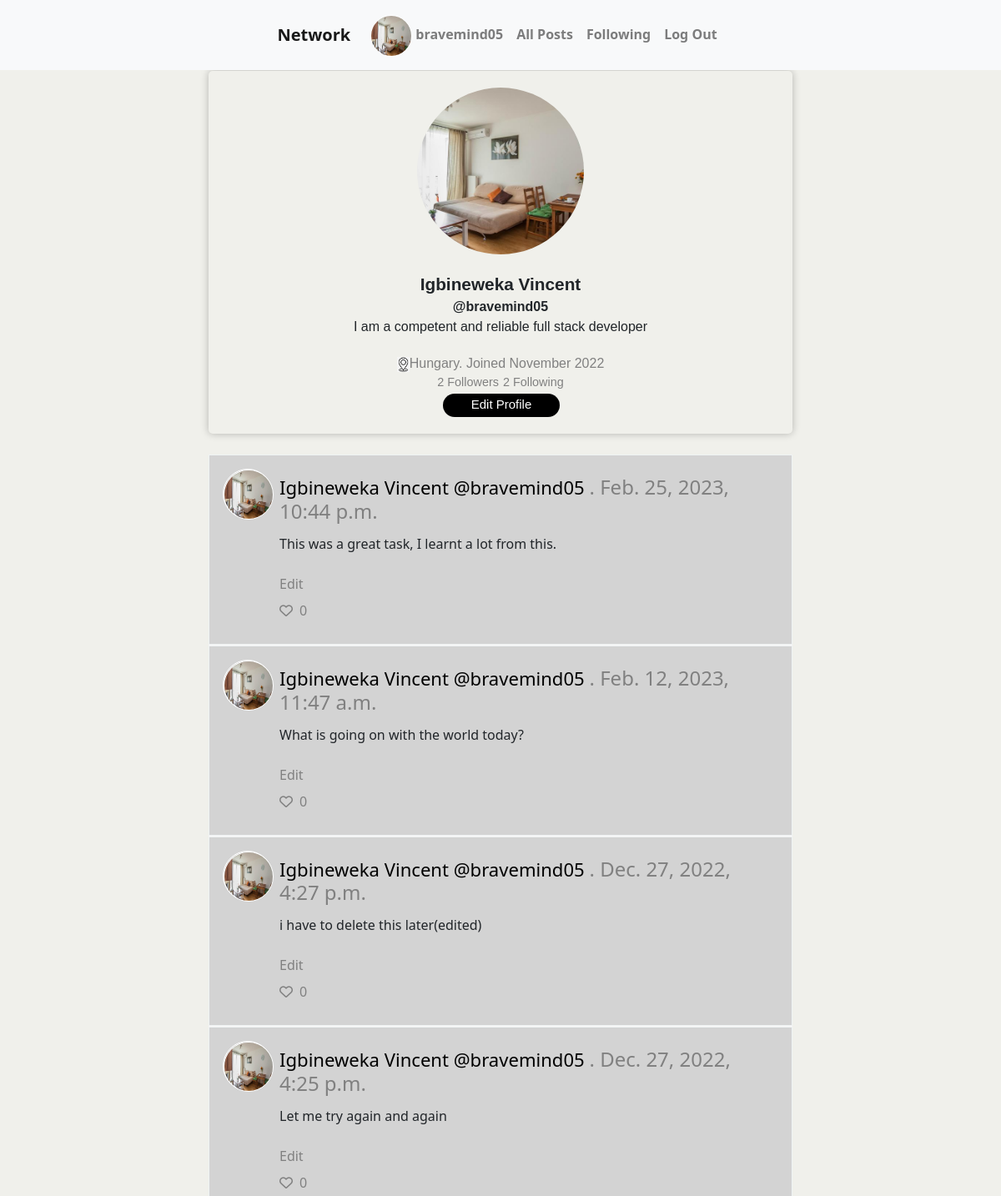
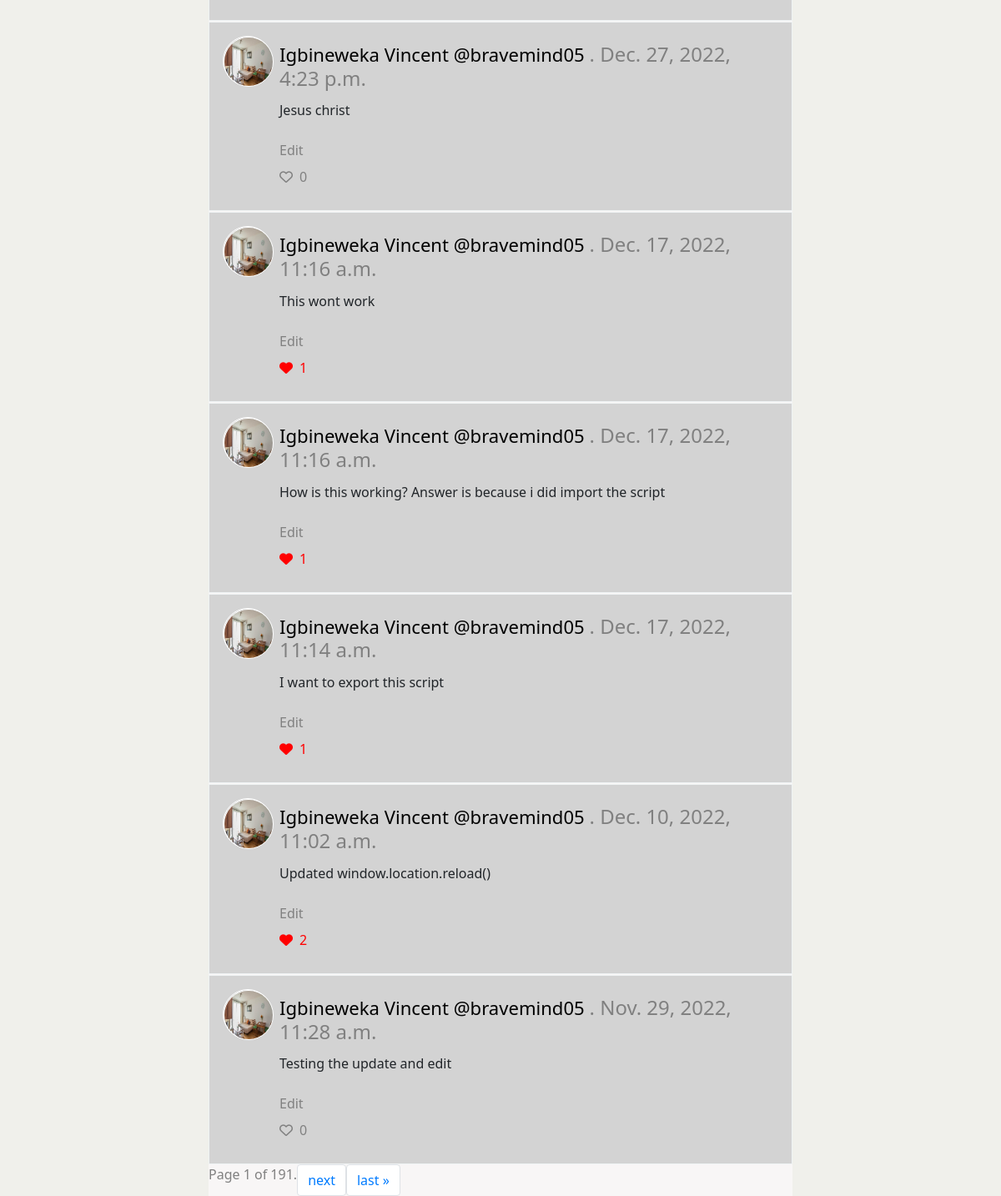
The page /bravemind05 (signed in) on the database its author committed (2 pictures, top to bottom).
### network/models.py (models this page shows, shortened)
class User(AbstractUser):
    pass
    joined_date = models.DateTimeField(auto_now_add=True)

class Profile(models.Model):
    user = models.ForeignKey(User, on_delete=models.CASCADE, related_name= "profile")
    name = models.CharField(max_length=100, blank=True, null=True)
    about = models.TextField(blank=True, null=True)
    country = models.CharField(max_length=100, blank=True, null=True)
    photo = models.ImageField(blank=True, null=True, upload_to='images/')

class Post(models.Model):
    author = models.ForeignKey(User, on_delete=models.CASCADE, related_name= "posts")
    body = models.CharField(max_length=160)
    timestamp = models.DateTimeField(auto_now_add=True)
    likes = models.ManyToManyField(User, related_name="likes")
    class Meta:
        ordering = ['-timestamp']

### network/views.py (the view)
# urls.py: path("<str:userName>", views.profilePage, name="profilePage"),
@login_required(login_url='/login')
def profilePage(request, userName):
    try:
        member = User.objects.get(username=userName)
    except User.DoesNotExist:
        raise Http404("No MyModel matches the given query.")
    profile = Profile.objects.filter(user = member)
    print(member.username)
    user = request.user
    connect = ""
    if user.is_authenticated:
        relation = Relationship.objects.filter(follows = member, follow_by = user)
        if relation:
            connect = "Unfollow"
        elif user != member:
            connect = "Follow"
    posts = member.posts.all()
    content =  pagination(request, posts)
    return render(request, "network/profile.html", {
        "member": member,
        "posts": content,
        "userName": member.username,
        "joinedDate": member.joined_date,
        "followers":member.follows.count(),
        "following":member.follow_by.count(),
        "related": connect,
        'profile': profile
    })

### network/views.py (called while the page is built)
def pagination(request, posts):
    page_number = int(request.GET.get("page") or 1)
    paginator = Paginator(posts, 10)
    try:
        page_obj = paginator.page(page_number)
    except PageNotAnInteger:
        page_obj = paginator.page(1)
    except EmptyPage:
        page_obj = paginator.page(paginator.num_pages)
    return page_obj

### network/templates/network/profile.html (shortened to what this page needs)
{% extends "network/layout.html" %}
{% load static %}
{% block body %}
 <div class="container">
    <div id="top-info">
      {% if member.profile.get.photo %}
         <div id="profile-image-div"><img src="{{member.profile.get.photo.url}}" alt="profile image" id="profile-image"></div>
      {% endif %}
      {% if member.profile.get.name %}
         <div id="full-name-div">{{member.profile.get.name}}</div>
      {% endif %}
         <div id="user-name"><strong>@{{member.username}}</strong></div>
      {% if member.profile.get.about %}
         <div id="about-me-div">{{member.profile.get.about}}</div>
      {% endif %}
      <div id="joined_date">
         {% if member.profile.get.country %}
            <span id="country-span">
               <img src="{% static 'network/images/location-icon.png' %}" alt="" width="15" height="18">{{member.profile.get.country}}.
            </span>
         {% endif %}
         <span>Joined {{joinedDate | date:"F  Y"}}</span></div>
      <div id="follow-count"><span id="following"><strong id="following-count">{{followers}}</strong> Followers</span> <span id="followers"><strong id="followers-count"> {{following}}</strong> Following</span>
      </div>
      <div class="follow-and-edit-button">
         {% if user.username == member.username %}
            <div id="Edit-profile-button" data-user="{{userName}}">
               {% if member.profile.get.name %}
                 Edit Profile
               {% else %}
                 Complete Profile
               {% endif %}
            </div>
         {% endif %}
      </div>
    </div>
    <br>
    <div id="all-posts-div">
        {% for post in posts %}
            <div class="each-post">
                <div class="user-image">
                  {% if post.author.profile.get.photo %}
                     <img src="{{post.author.profile.get.photo.url}}" alt="profile picture" height="50" width="50" class="user-photo">
                  {% else %}
                     <i class="fas fa-user-tie fa-3x"></i>
                  {% endif %}
                </div>
                <div class="post-content">
                   <div id="post-author">
                      <h4><span><a  id="author-link" href="{% url 'profilePage' post.author%}"> {{post.author.profile.get.name}} @{{post.author}} </a> . {{post.timestamp}}</span></h4>
                   </div>
                   <div id="post-body-edit">
                      <p id="post-body">{{post.body}}
                      </p>
                      <span id="post-edit">
                        {% if user == post.author %}
                           <div id="edit-button" data-post="{{post.body}}" data-id="{{post.id}}">Edit</div>
                        {% endif %}
                      </span>
                   </div>
                   <div id="post-likes">
                        {% if user.is_authenticated %}
                           {% if user in post.likes.all %}
                           <span class="like-span"><i class="fas fa-heart like-italic" data-id="{{post.id}}"></i><span class="added-likes">{{post.likes.count}}</span></span>
                           {% else %}
                              <span class="like-span"><i class="far fa-heart like-italic" data-id="{{post.id}}"></i><span class="unlike">{{post.likes.count}}</span></span>
                           {% endif %}
                        {% else %}
                            <span class="post-likes">
                                Likes(<strong>{{post.likes.count}}</strong>)
                            </span>
                       {% endif %}
                    </div>
                </div>
            </div>
        {% endfor %}
        <div class="pagination">
         <span class="page-item">
             <span class="current">
                 Page {{ posts.number }} of {{ posts.paginator.num_pages }}.
             </span>
             {% if posts.has_next %}
                 <a class="page-link" href="?page={{ posts.next_page_number }}">next</a>
                 <a class="page-link" href="?page={{ posts.paginator.num_pages }}">last &raquo;</a>
             {% endif %}
         </span>
     </div>
    </div>
{% endblock %}

### network/templates/network/layout.html (shortened to what this page needs)
{% load static %}
<!DOCTYPE html>
<html lang="en">
    <head>
        <link rel="stylesheet" href="https://stackpath.bootstrapcdn.com/bootstrap/4.4.1/css/bootstrap.min.css">
        <link href="{% static 'network/styles.css' %}" rel="stylesheet">
    </head>
    <body>
        <nav class="navbar navbar-expand-lg navbar-light bg-light" id="nav-barr" >
            <a class="navbar-brand" href="{% url 'index' %}">Network</a>
            <div>
              <ul class="navbar-nav mr-auto">
                {% if user.is_authenticated %}
                    <li class="nav-item">
                        <a class="nav-link" href="{% url 'profilePage' user.username %}"><strong>
                            {% if user.profile.get.photo %}
                                <img src="{{user.profile.get.photo.url}}" alt="profile picture"  class="main-user-photo">
                            {% else %}
                                <i class="fas fa-user-tie fa-2x"></i>
                            {% endif %}
                            {{ user.username }}</strong></a>
                    </li>
                {% endif %}
                <li class="nav-item">
                  <a class="nav-link" href="{% url 'index' %}">All Posts</a>
                </li>
                {% if user.is_authenticated %}
                    <li class="nav-item">
                        <a class="nav-link" href="{% url 'following' %}">Following</a>
                    </li>
                    <li class="nav-item">
                        <a class="nav-link" href="{% url 'logout' %}">Log Out</a>
                    </li>
                {% endif %}
              </ul>
            </div>
          </nav>
        <div class="body">
            {% block body %}
            {% endblock %}
        </div>
    </body>
</html>

### network/static/network/styles.css (style rules this page uses)
body { background-color: rgb(240, 240, 235); font-family: 'Segoe UI', Tahoma, Geneva, Verdana, sans-serif; }
#all-posts-div { width: 700px; margin: auto; }
.each-post { display: flex; height: auto; padding: 1rem; background-color: lightgray; border: 1px solid #eff3f4; margin-top:1px; }
.user-image { position: relative; width: 60px; height: 60px; border: 1px solid #fff; border-radius: 50%; text-align: center; }
.user-photo { position: relative; width: 60px; height: 60px; border: 1px solid #fff; border-radius: 50%; text-align: center; }
.main-user-photo { position: relative; width: 50px; height: 50px; border: 1px solid #fff; border-radius: 50%; text-align: center; }
.post-content { padding: 0.5rem; line-height: 2; }
span { font-weight: 100; color: grey; }
.fas.fa-heart { animation: animate-liked 0.5s ease-in; color: red; }
.added-likes { color: red; padding: 0.5rem; transition: all 0.5s ease-in; }
.unlike { padding: 0.5rem; }
#all-posts-div { background-color: rgb(248, 246, 246); }
.page-item { display: flex; }
#top-info { font-family: sans-serif; text-align: center; border-radius: 5px; box-shadow: 0 0 10px rgba(0, 0, 0, 0.25); max-width: 700px; padding: 20px; margin: 1px auto 0 auto; }
#profile-image { margin: 0 auto 20px auto; width: 200px; height: 200px; object-fit: cover; border-radius: 50%; display:block; }
#full-name-div { font-size: 1.3em; font-weight: bold; }
#about-me-div { margin-bottom: 20px; }
#follow-count { display: flex; align-items: center; justify-content: center; font-size: 0.9em; }
#followers-count { margin-left: 5px; }
#Edit-profile-button { background-color: black; color: #fff; border-radius: 20px; width: 140px; height: 28px; font-size: 15px; margin-left: 2px; padding: 2px; cursor: pointer; }
.follow-and-edit-button { margin-top: 3px; display: flex; align-items: center; justify-content: center; font-size: 0.9em; }
#author-link { text-decoration: none; color: black; font-size: 0.92em; }
#nav-barr { line-height: 50px; font-weight: bold; display: flex; align-items: center; justify-content: center }
#edit-button { cursor: pointer; width: 40px; color: gray; }

### rows shown on the page
User: profile.get.photo (picture), username "bravemind05", profile.get.name "Igbineweka Vincent", profile.get.about "I am a competent and reliable full stack developer", profile.get.country "Hungary", joined_date "November 2022"
Post: author.profile.get.photo (picture), author.profile.get.name "Igbineweka Vincent", author "bravemind05", timestamp "Feb. 25, 2023, 10:44 p.m.", body "This was a great task, I learnt a lot from this.", likes.count "0"
Post: author.profile.get.photo (picture), author.profile.get.name "Igbineweka Vincent", author "bravemind05", timestamp "Feb. 12, 2023, 11:47 a.m.", body "What is going on with the world today?", likes.count "0"
Post: author.profile.get.photo (picture), author.profile.get.name "Igbineweka Vincent", author "bravemind05", timestamp "Dec. 27, 2022, 4:27 p.m.", body "i have to delete this later(edited)", likes.count "0"
Post: author.profile.get.photo (picture), author.profile.get.name "Igbineweka Vincent", author "bravemind05", timestamp "Dec. 27, 2022, 4:25 p.m.", body "Let me try again and again", likes.count "0"
Post: author.profile.get.photo (picture), author.profile.get.name "Igbineweka Vincent", author "bravemind05", timestamp "Dec. 27, 2022, 4:23 p.m.", body "Jesus christ", likes.count "0"
Post: author.profile.get.photo (picture), author.profile.get.name "Igbineweka Vincent", author "bravemind05", timestamp "Dec. 17, 2022, 11:16 a.m.", body "This wont work", likes.count "1"
Post: author.profile.get.photo (picture), author.profile.get.name "Igbineweka Vincent", author "bravemind05", timestamp "Dec. 17, 2022, 11:16 a.m.", body "How is this working? Answer is because i did import the script", likes.count "1"
Post: author.profile.get.photo (picture), author.profile.get.name "Igbineweka Vincent", author "bravemind05", timestamp "Dec. 17, 2022, 11:14 a.m.", body "I want to export this script", likes.count "1"
Post: author.profile.get.photo (picture), author.profile.get.name "Igbineweka Vincent", author "bravemind05", timestamp "Dec. 10, 2022, 11:02 a.m.", body "Updated window.location.reload()", likes.count "2"
Post: author.profile.get.photo (picture), author.profile.get.name "Igbineweka Vincent", author "bravemind05", timestamp "Nov. 29, 2022, 11:28 a.m.", body "Testing the update and edit", likes.count "0"

### other values the page prints
{{ followers }} "2"
{{ following }} "2"
{{ posts.number }} "1"
{{ posts.paginator.num_pages }} "191"
